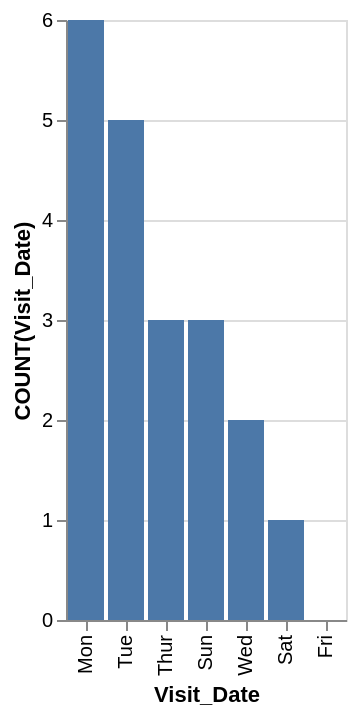

This figure's Vega-Lite source:
### Vega-Lite specification from a JSON file in a GitHub repository (floating-point values rounded to 4 significant figures)
{"data": {"values": [{"x_data": "Mon", "y_data": 6}, {"x_data": "Tue", "y_data": 5}, {"x_data": "Wed", "y_data": 2}, {"x_data": "Thur", "y_data": 3}, {"x_data": "Fri", "y_data": 0}, {"x_data": "Sat", "y_data": 1}, {"x_data": "Sun", "y_data": 3}]}, "mark": "bar", "encoding": {"x": {"field": "x_data", "type": "nominal", "title": "Visit_Date", "sort": {"op": "sum", "field": "y_data", "order": "descending"}}, "y": {"field": "y_data", "type": "quantitative", "title": "COUNT(Visit_Date)"}}}
